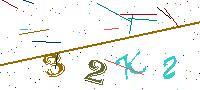
#> input picture Images/1.jfif, 200 x 90 px; its folder holds only this picture in this run
$ python 'convert grayscale.py'
#> lines starting #> are read from the running program, lines starting #| are printed output that depends on the picture; after the words box and inside, x2 and y2 are one past the last pixel; in counts of white or black regions, pixels touching at a corner belong together
import cv2
import numpy as np
from pathlib import Path

data_dir = Path("./Images/")
images = sorted(list(map(str, list(data_dir.glob("*.jfif")))))

max_height = 0
max_width = 0
max_channel = 1

for img_path in images:
  temp_img = cv2.imread(img_path, 0)
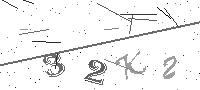
#> temp_img: shape (90, 200); min 0, max 255, mean 240.8
  height, width = temp_img.shape
#> height = 90; width = 200
  if height > max_height:
    max_height = height
#> max_height = 90
  if width > max_width:
    max_width = width
#> max_width = 200

print("Max height: ",max_height)
#| Max height:  90
print("Max width: ",max_width)
#| Max width:  200

for img_path in images:
  img = cv2.imread(img_path)
#> img is the input picture: shape (90, 200, 3); mean B, G, R 236.5, 240.8, 239.1

  lower =(170, 170, 170) # lower bound for each channel
  upper = (255, 255, 255) # upper bound for each channel

  # create the mask and use it to change the colors
  mask = cv2.inRange(img, lower, upper)
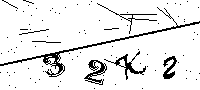
#> mask: shape (90, 200); 91.5% white; black in thin lines or dots
  img[mask != 0] = [255,255,255]
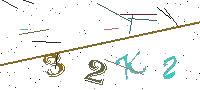
#> img: shape (90, 200, 3); mean B, G, R 240.7, 243.2, 242.3

  gray = cv2.cvtColor(img,cv2.COLOR_BGR2GRAY)
  (thresh, gray) = cv2.threshold(gray, 170, 255, cv2.THRESH_BINARY)
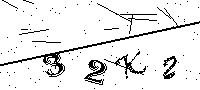
#> gray: shape (90, 200); 91.8% white; black in thin lines or dots
  height, width = gray.shape[:2]

  blank_image = np.zeros((max_height,max_width), np.uint8)
  blank_image[:,:] = (255)

  l_img = blank_image.copy()

  x_offset = y_offset = 0
  # Here, y_offset+height <= blank_image.shape[0] and x_offset+width <= blank_image.shape[1]
  l_img[y_offset:y_offset+height, x_offset:x_offset+width] = gray.copy()


  # [13 lines of commented-out code are left out]

  thresh = cv2.threshold(l_img, 0, 255, cv2.THRESH_BINARY_INV + cv2.THRESH_OTSU)[1]
#> thresh: shape (90, 200); 8.2% white in thin lines or dots

  cnts = cv2.findContours(thresh, cv2.RETR_EXTERNAL, cv2.CHAIN_APPROX_SIMPLE)
#> cnts = 90 contours, 85 with area under 20; largest, box (x1, y1, x2, y2) and area: (0, 7, 200, 77) 438, (84, 60, 107, 85) 205, (104, 51, 146, 75) 150, (163, 56, 177, 79) 99, (97, 3, 157, 34) 58
  cnts = cnts[0] if len(cnts) == 2 else cnts[1]
  for c in cnts:
      if cv2.contourArea(c) < 10:
          cv2.drawContours(thresh, [c], -1, (0,0,0), -1)
#> this loop made 90 passes
#> c on passes 1 to 12: [[142, 88]], [[94, 88]], [[15, 87]], [[58, 86]], [[9, 85]], [[115, 84]], [[35, 82]], [[60, 81]], [[196, 79]], [[39, 79]], [[186, 78]], [[30, 78]]
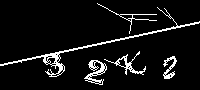
#> thresh: shape (90, 200); 7.1% white in thin lines or dots

  result = 255 - thresh
#> result: shape (90, 200); 92.8% white; black in thin lines or dots


  # [34 lines of commented-out code are left out]

  file_to_rem = Path(img_path)
  file_to_rem.unlink()
  # cv2.imwrite(img_path.replace(".jfif","2.jpg"), detected_lines)
  cv2.imwrite(img_path.replace(".jfif",".png"), result)
